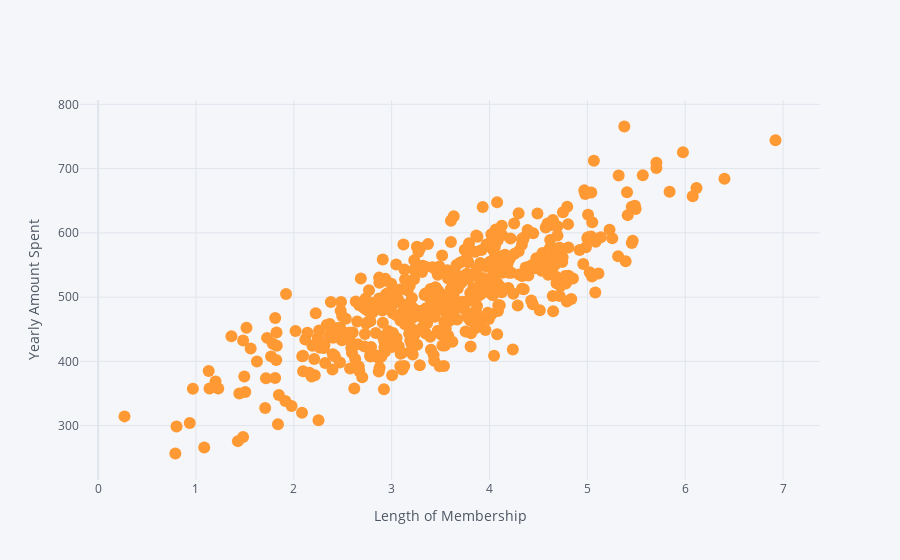

The code cell stored with this chart in its notebook:
### Code cell
df.iplot(x='Length of Membership',y='Yearly Amount Spent',kind='scatter',mode='markers',xTitle='Length of Membership',
         yTitle='Yearly Amount Spent')

### Figure 1 — Plotly figure (JSON) as saved in the notebook; plotly's stock layout.template omitted (floating-point values rounded to 4 significant figures; data arrays with more than 128 entries replaced by an {"elided": "..."} marker saying what was removed)
{"data": [{"line": {"color": "rgba(255, 153, 51, 1.0)", "dash": "solid", "shape": "linear", "width": 1.3}, "marker": {"size": 12, "symbol": "circle"}, "mode": "markers", "name": "Yearly Amount Spent", "text": "", "type": "scatter", "x": {"elided": "500 float values"}, "y": {"elided": "500 float values"}}], "layout": {"legend": {"bgcolor": "#F5F6F9", "font": {"color": "#4D5663"}}, "paper_bgcolor": "#F5F6F9", "plot_bgcolor": "#F5F6F9", "title": {"font": {"color": "#4D5663"}}, "xaxis": {"gridcolor": "#E1E5ED", "showgrid": true, "tickfont": {"color": "#4D5663"}, "title": {"font": {"color": "#4D5663"}, "text": "Length of Membership"}, "zerolinecolor": "#E1E5ED"}, "yaxis": {"gridcolor": "#E1E5ED", "showgrid": true, "tickfont": {"color": "#4D5663"}, "title": {"font": {"color": "#4D5663"}, "text": "Yearly Amount Spent"}, "zerolinecolor": "#E1E5ED"}}}
